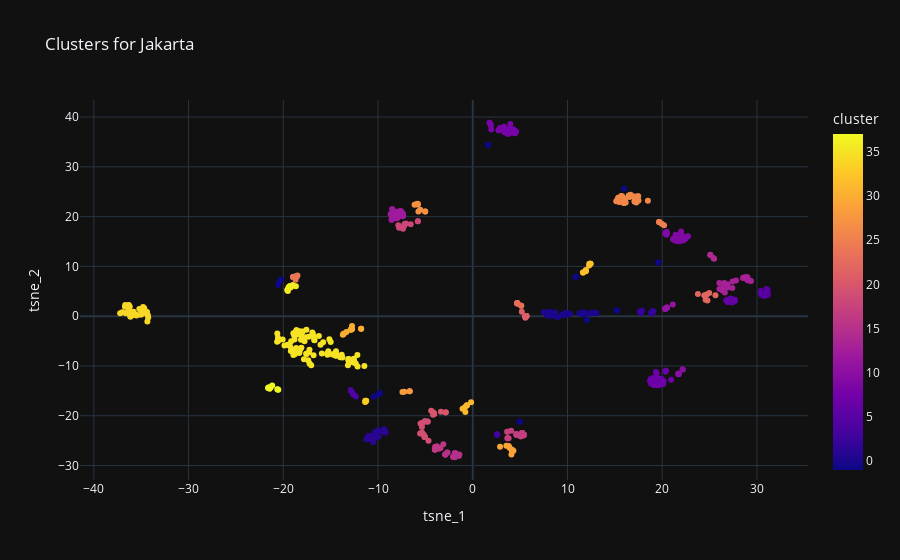

The code cell stored with this chart in its notebook:
### Code cell
# visualizing the plot in plotly
px.scatter(indonesia_train_tsne_df, x="tsne_1", y="tsne_2", color = "cluster",  template = "plotly_dark", title = "Clusters for Jakarta")

### Figure 1 — Plotly figure (JSON) as saved in the notebook; plotly's stock layout.template omitted (floating-point values rounded to 4 significant figures; data arrays with more than 128 entries replaced by an {"elided": "..."} marker saying what was removed)
{"data": [{"hovertemplate": "tsne_1=%{x}<br>tsne_2=%{y}<br>cluster=%{marker.color}<extra></extra>", "legendgroup": "", "marker": {"color": {"elided": "648 int values"}, "coloraxis": "coloraxis", "symbol": "circle"}, "mode": "markers", "name": "", "orientation": "v", "showlegend": false, "type": "scatter", "x": {"elided": "648 float values"}, "xaxis": "x", "y": {"elided": "648 float values"}, "yaxis": "y"}], "layout": {"coloraxis": {"colorbar": {"title": {"text": "cluster"}}, "colorscale": [[0, "#0d0887"], [0.1111, "#46039f"], [0.2222, "#7201a8"], [0.3333, "#9c179e"], [0.4444, "#bd3786"], [0.5556, "#d8576b"], [0.6667, "#ed7953"], [0.7778, "#fb9f3a"], [0.8889, "#fdca26"], [1, "#f0f921"]]}, "legend": {"tracegroupgap": 0}, "title": {"text": "Clusters for Jakarta"}, "xaxis": {"anchor": "y", "domain": [0, 1], "title": {"text": "tsne_1"}}, "yaxis": {"anchor": "x", "domain": [0, 1], "title": {"text": "tsne_2"}}}}
